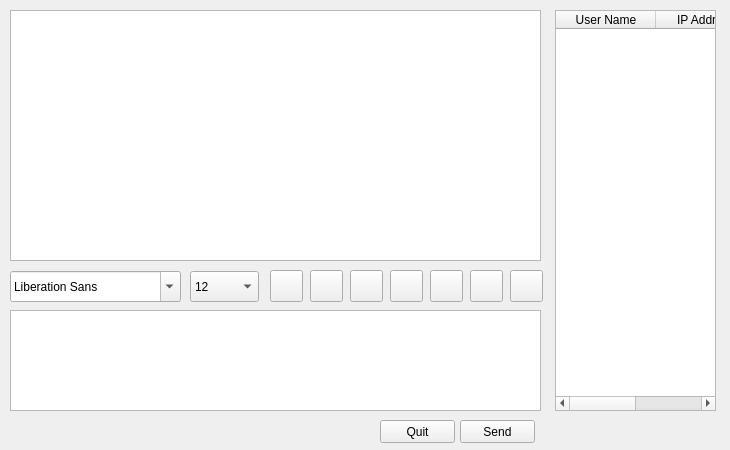
<?xml version="1.0" encoding="UTF-8"?>
<ui version="4.0">
 <class>Widget</class>
 <widget class="QWidget" name="Widget">
  <property name="geometry">
   <rect>
    <x>0</x>
    <y>0</y>
    <width>730</width>
    <height>450</height>
   </rect>
  </property>
  <property name="windowTitle">
   <string>Widget</string>
  </property>
  <widget class="QTextBrowser" name="msg_txt_browser_">
   <property name="geometry">
    <rect>
     <x>10</x>
     <y>10</y>
     <width>531</width>
     <height>251</height>
    </rect>
   </property>
  </widget>
  <widget class="QTextEdit" name="msg_txt_edit_">
   <property name="geometry">
    <rect>
     <x>10</x>
     <y>310</y>
     <width>531</width>
     <height>101</height>
    </rect>
   </property>
  </widget>
  <widget class="QTableWidget" name="usr_tbl_widget">
   <property name="geometry">
    <rect>
     <x>555</x>
     <y>10</y>
     <width>161</width>
     <height>401</height>
    </rect>
   </property>
   <property name="selectionMode">
    <enum>QAbstractItemView::SingleSelection</enum>
   </property>
   <property name="selectionBehavior">
    <enum>QAbstractItemView::SelectRows</enum>
   </property>
   <property name="showGrid">
    <bool>false</bool>
   </property>
   <column>
    <property name="text">
     <string>User Name</string>
    </property>
   </column>
   <column>
    <property name="text">
     <string>IP Address</string>
    </property>
   </column>
  </widget>
  <widget class="QFontComboBox" name="font_cbx_">
   <property name="geometry">
    <rect>
     <x>10</x>
     <y>271</y>
     <width>171</width>
     <height>31</height>
    </rect>
   </property>
  </widget>
  <widget class="QComboBox" name="size_cbx_">
   <property name="geometry">
    <rect>
     <x>190</x>
     <y>271</y>
     <width>69</width>
     <height>31</height>
    </rect>
   </property>
   <property name="currentIndex">
    <number>4</number>
   </property>
   <item>
    <property name="text">
     <string>8</string>
    </property>
   </item>
   <item>
    <property name="text">
     <string>9</string>
    </property>
   </item>
   <item>
    <property name="text">
     <string>10</string>
    </property>
   </item>
   <item>
    <property name="text">
     <string>11</string>
    </property>
   </item>
   <item>
    <property name="text">
     <string>12</string>
    </property>
   </item>
   <item>
    <property name="text">
     <string>13</string>
    </property>
   </item>
   <item>
    <property name="text">
     <string>14</string>
    </property>
   </item>
   <item>
    <property name="text">
     <string>15</string>
    </property>
   </item>
   <item>
    <property name="text">
     <string>16</string>
    </property>
   </item>
   <item>
    <property name="text">
     <string>17</string>
    </property>
   </item>
   <item>
    <property name="text">
     <string>18</string>
    </property>
   </item>
   <item>
    <property name="text">
     <string>19</string>
    </property>
   </item>
   <item>
    <property name="text">
     <string>20</string>
    </property>
   </item>
   <item>
    <property name="text">
     <string>21</string>
    </property>
   </item>
   <item>
    <property name="text">
     <string>22</string>
    </property>
   </item>
  </widget>
  <widget class="QPushButton" name="send_btn_">
   <property name="geometry">
    <rect>
     <x>460</x>
     <y>420</y>
     <width>75</width>
     <height>23</height>
    </rect>
   </property>
   <property name="text">
    <string>Send</string>
   </property>
  </widget>
  <widget class="QLabel" name="usr_num_lbl_">
   <property name="geometry">
    <rect>
     <x>610</x>
     <y>420</y>
     <width>101</width>
     <height>21</height>
    </rect>
   </property>
   <property name="text">
    <string/>
   </property>
  </widget>
  <widget class="QPushButton" name="exit_btn_">
   <property name="geometry">
    <rect>
     <x>380</x>
     <y>420</y>
     <width>75</width>
     <height>23</height>
    </rect>
   </property>
   <property name="text">
    <string>Quit</string>
   </property>
  </widget>
  <widget class="QPushButton" name="bold_btn_">
   <property name="geometry">
    <rect>
     <x>270</x>
     <y>270</y>
     <width>33</width>
     <height>32</height>
    </rect>
   </property>
   <property name="toolTip">
    <string>bold</string>
   </property>
   <property name="text">
    <string/>
   </property>
   <property name="icon">
    <iconset resource="images.qrc">
     <normaloff>:/images/text-bold-icon.png</normaloff>:/images/text-bold-icon.png</iconset>
   </property>
   <property name="iconSize">
    <size>
     <width>26</width>
     <height>26</height>
    </size>
   </property>
   <property name="checkable">
    <bool>true</bool>
   </property>
  </widget>
  <widget class="QPushButton" name="italic_btn_">
   <property name="geometry">
    <rect>
     <x>310</x>
     <y>270</y>
     <width>33</width>
     <height>32</height>
    </rect>
   </property>
   <property name="toolTip">
    <string>italic</string>
   </property>
   <property name="text">
    <string/>
   </property>
   <property name="icon">
    <iconset resource="images.qrc">
     <normaloff>:/images/text-italic-icon.png</normaloff>:/images/text-italic-icon.png</iconset>
   </property>
   <property name="iconSize">
    <size>
     <width>26</width>
     <height>26</height>
    </size>
   </property>
   <property name="checkable">
    <bool>true</bool>
   </property>
  </widget>
  <widget class="QPushButton" name="under_btn_">
   <property name="geometry">
    <rect>
     <x>350</x>
     <y>270</y>
     <width>33</width>
     <height>32</height>
    </rect>
   </property>
   <property name="toolTip">
    <string>under</string>
   </property>
   <property name="text">
    <string/>
   </property>
   <property name="icon">
    <iconset resource="images.qrc">
     <normaloff>:/images/text-underline-icon.png</normaloff>:/images/text-underline-icon.png</iconset>
   </property>
   <property name="iconSize">
    <size>
     <width>26</width>
     <height>26</height>
    </size>
   </property>
   <property name="checkable">
    <bool>true</bool>
   </property>
  </widget>
  <widget class="QPushButton" name="color_btn_">
   <property name="geometry">
    <rect>
     <x>390</x>
     <y>270</y>
     <width>33</width>
     <height>32</height>
    </rect>
   </property>
   <property name="toolTip">
    <string>font color</string>
   </property>
   <property name="text">
    <string/>
   </property>
   <property name="icon">
    <iconset resource="images.qrc">
     <normaloff>:/images/Colors-icon.png</normaloff>:/images/Colors-icon.png</iconset>
   </property>
   <property name="iconSize">
    <size>
     <width>26</width>
     <height>26</height>
    </size>
   </property>
  </widget>
  <widget class="QPushButton" name="send_file_btn_">
   <property name="geometry">
    <rect>
     <x>430</x>
     <y>270</y>
     <width>33</width>
     <height>32</height>
    </rect>
   </property>
   <property name="toolTip">
    <string>send file</string>
   </property>
   <property name="text">
    <string/>
   </property>
   <property name="icon">
    <iconset resource="images.qrc">
     <normaloff>:/images/Send-Document-icon.png</normaloff>:/images/Send-Document-icon.png</iconset>
   </property>
   <property name="iconSize">
    <size>
     <width>26</width>
     <height>26</height>
    </size>
   </property>
  </widget>
  <widget class="QPushButton" name="save_file_btn_">
   <property name="geometry">
    <rect>
     <x>470</x>
     <y>270</y>
     <width>33</width>
     <height>32</height>
    </rect>
   </property>
   <property name="toolTip">
    <string>save chat logs</string>
   </property>
   <property name="text">
    <string/>
   </property>
   <property name="icon">
    <iconset resource="images.qrc">
     <normaloff>:/images/save-diskette-floppy-disk-icon.png</normaloff>:/images/save-diskette-floppy-disk-icon.png</iconset>
   </property>
   <property name="iconSize">
    <size>
     <width>26</width>
     <height>26</height>
    </size>
   </property>
  </widget>
  <widget class="QPushButton" name="clear_btn_">
   <property name="geometry">
    <rect>
     <x>510</x>
     <y>270</y>
     <width>33</width>
     <height>32</height>
    </rect>
   </property>
   <property name="toolTip">
    <string>empty chat logs</string>
   </property>
   <property name="text">
    <string/>
   </property>
   <property name="icon">
    <iconset resource="images.qrc">
     <normaloff>:/images/broom-icon.png</normaloff>:/images/broom-icon.png</iconset>
   </property>
   <property name="iconSize">
    <size>
     <width>26</width>
     <height>26</height>
    </size>
   </property>
  </widget>
 </widget>
 <layoutdefault spacing="6" margin="11"/>
 <resources>
  <include location="images.qrc"/>
 </resources>
 <connections/>
</ui>
